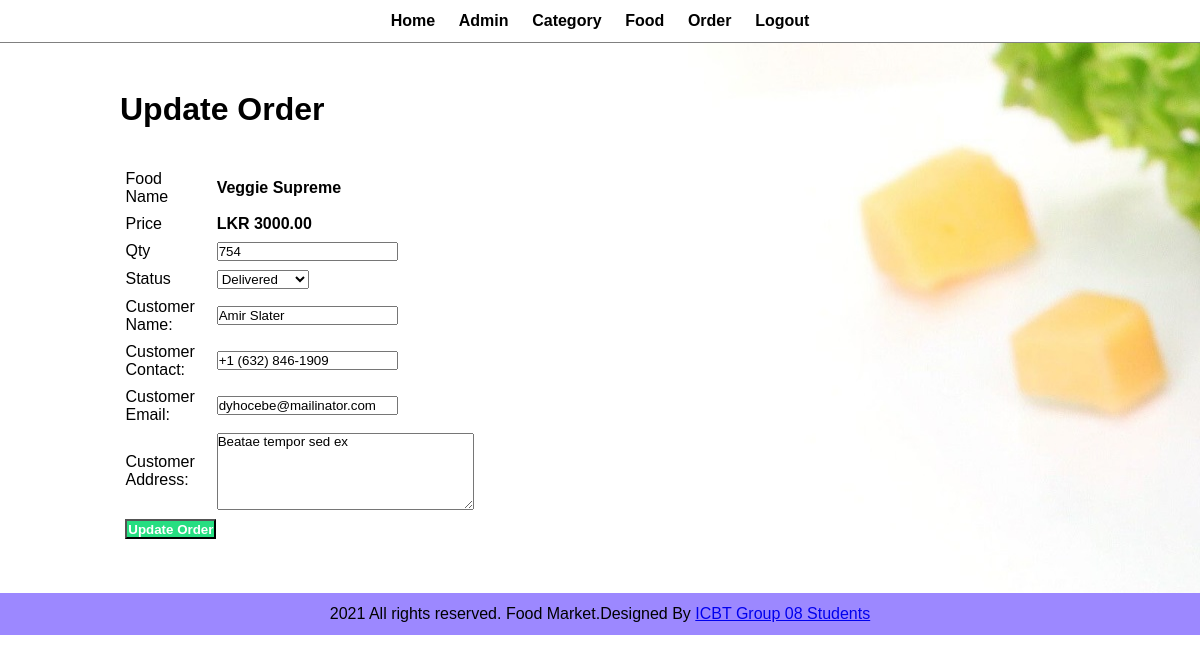
Page /foodmarket/admin/update-order.php?id=6 (signed in) on the committed database.
### tables this page shows
CREATE TABLE `orderr` (
  `id` int(10) UNSIGNED NOT NULL,
  `food` varchar(150) NOT NULL,
  `price` decimal(10,2) NOT NULL,
  `qty` int(11) NOT NULL,
  `total` decimal(10,2) NOT NULL,
  `order_date` datetime NOT NULL,
  `status` varchar(50) NOT NULL,
  `customer_name` varchar(150) NOT NULL,
  `customer_contact` varchar(20) NOT NULL,
  `customer_email` varchar(150) NOT NULL,
  `customer_address` varchar(255) NOT NULL
);

### foodmarket/admin/update-order.php (the view, shortened to what this page needs)
<?php include('partials/menu.php'); ?>
<div class="main-content">
    <div class="wrapper">
        <h1>Update Order</h1>
        <br><br>
        <?php
            if(isset($_GET['id']))
            {
                $id=$_GET['id'];
                $sql = "SELECT * FROM orderr WHERE id=$id";
                $res = mysqli_query($conn, $sql);
                $count = mysqli_num_rows($res);
                if($count==1)
                {
                    $row=mysqli_fetch_assoc($res);
                    $food = $row['food'];
                    $price = $row['price'];
                    $qty = $row['qty'];
                    $status = $row['status'];
                    $customer_name = $row['customer_name'];
                    $customer_contact = $row['customer_contact'];
                    $customer_email = $row['customer_email'];
                    $customer_address= $row['customer_address'];
                }
                else
                {
                    header('location:'.HOMEURL.'admin/manage-order.php');
                }
            }
            else
            {
                header('location:'.HOMEURL.'admin/manage-order.php');
            }
        ?>
        <form action="" method="POST">
            <table class="tbl-30">
                <tr>
                    <td>Food Name</td>
                    <td><b> <?php echo $food; ?> </b></td>
                </tr>
                <tr>
                    <td>Price</td>
                    <td>
                        <b>LKR <?php echo $price; ?></b>
                    </td>
                </tr>
                <tr>
                    <td>Qty</td>
                    <td>
                        <input type="number" name="qty" value="<?php echo $qty; ?>">
                    </td>
                </tr>
                <tr>
                    <td>Status</td>
                    <td>
                        <select name="status">
                            <option <?php if($status=="Delivered"){echo "selected";} ?> value="Delivered">Delivered</option>
                        </select>
                    </td>
                </tr>
                <tr>
                    <td>Customer Name: </td>
                    <td>
                        <input type="text" name="customer_name" value="<?php echo $customer_name; ?>">
                    </td>
                </tr>
                <tr>
                    <td>Customer Contact: </td>
                    <td>
                        <input type="text" name="customer_contact" value="<?php echo $customer_contact; ?>">
                    </td>
                </tr>
                <tr>
                    <td>Customer Email: </td>
                    <td>
                        <input type="text" name="customer_email" value="<?php echo $customer_email; ?>">
                    </td>
                </tr>
                <tr>
                    <td>Customer Address: </td>
                    <td>
                        <textarea name="customer_address" cols="30" rows="5"><?php echo $customer_address; ?></textarea>
                    </td>
                </tr>
                <tr>
                    <td clospan="2">
                        <input type="submit" name="submit" value="Update Order" class="btn-secondary">
                    </td>
                </tr>
            </table>
        </form>
    </div>
</div>
<?php include('partials/footer.php'); ?>

### foodmarket/css/admin.css (style rules this page uses)
* { margin: 0; padding: 0; font-family: Arial, Helvetica, sans-serif; }
.wrapper { padding: 1%; width: 80%; margin: 0 auto; }
.tbl-30 { width: 30%; }
table tr td { padding: 1%; }
.btn-secondary { background-color: #26de81; padding: 1%; color: white; text-decoration: none; font-weight: bold; }
.main-content { background-image: url('../images/background.jpg'); padding: 3% 0; }

### rows in the picture
orderr: food "Veggie Supreme", price "3000.00", qty "754", status "Delivered", customer_name "Amir Slater", customer_contact "+1 (632) 846-1909", customer_email "dyhocebe@mailinator.com", customer_address "Beatae tempor sed ex"
